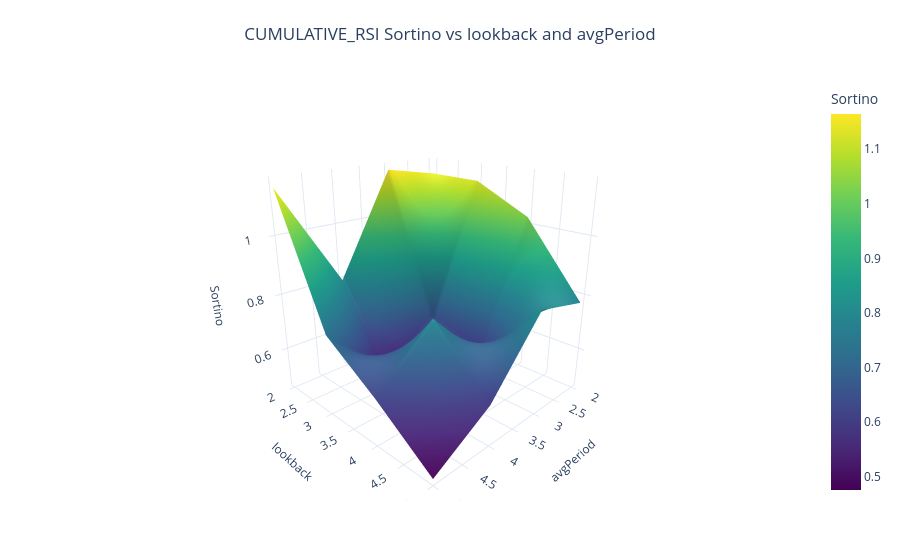

Notebook cell for this chart:
### Markdown cell above
---
## Test 2: 2D Parameter Surface (cumulative_rsi: lookback x avgPeriod)

**Expected**: 3D surface plot with Viridis colorscale.  
**Verify**:
- NaN gaps are NOT filled with zeros (hover over cells to check)
- Surface has `connectgaps=True` for visual continuity
- Axes labeled correctly (lookback on y, avgPeriod on x, Sortino on z)

### Code cell
df_2d, fig_2d = explorer.plot_2d_parameter_surface(
    module_name='cumulative_rsi',
    param1_name='lookback',
    param2_name='avgPeriod',
    feature_name='signal',
    target_col='log_return',
    base_model=model,
    metric=metric,
    plot_type='surface'
)
print("2D Results shape:", df_2d.shape)
df_2d

### Figure 1 — Plotly figure (JSON) as saved in the notebook; plotly's stock layout.template omitted (floating-point values rounded to 4 significant figures)
{"data": [{"colorbar": {"title": {"text": "Sortino"}}, "colorscale": [[0, "#440154"], [0.1111, "#482878"], [0.2222, "#3e4989"], [0.3333, "#31688e"], [0.4444, "#26828e"], [0.5556, "#1f9e89"], [0.6667, "#35b779"], [0.7778, "#6ece58"], [0.8889, "#b5de2b"], [1, "#fde725"]], "connectgaps": true, "hovertemplate": "<b>lookback</b>: %{y:.2f}<br><b>avgPeriod</b>: %{x:.2f}<br><b>sortino</b>: %{z:.4f}<extra></extra>", "type": "surface", "x": [2, 3, 4, 5], "y": [2, 3, 4, 5], "z": [[1.13, 1.165, 0.7967, 1.153], [1.125, 0.6391, 0.5195, 0.7342], [1.026, 0.5828, 0.7898, 0.614], [0.7748, 0.8172, 0.5935, 0.4754]]}], "layout": {"margin": {"b": 60, "l": 60, "r": 60, "t": 80}, "scene": {"aspectmode": "auto", "camera": {"center": {"x": 0, "y": 0, "z": 0}, "eye": {"x": 1.5, "y": 1.5, "z": 0.8}, "up": {"x": 0, "y": 0, "z": 1}}, "xaxis": {"showspikes": false, "title": {"font": {"size": 12}, "text": "avgPeriod"}}, "yaxis": {"showspikes": false, "title": {"font": {"size": 12}, "text": "lookback"}}, "zaxis": {"showspikes": false, "title": {"font": {"size": 12}, "text": "Sortino"}}}, "showlegend": false, "title": {"text": "CUMULATIVE_RSI Sortino vs lookback and avgPeriod", "x": 0.5}}}
